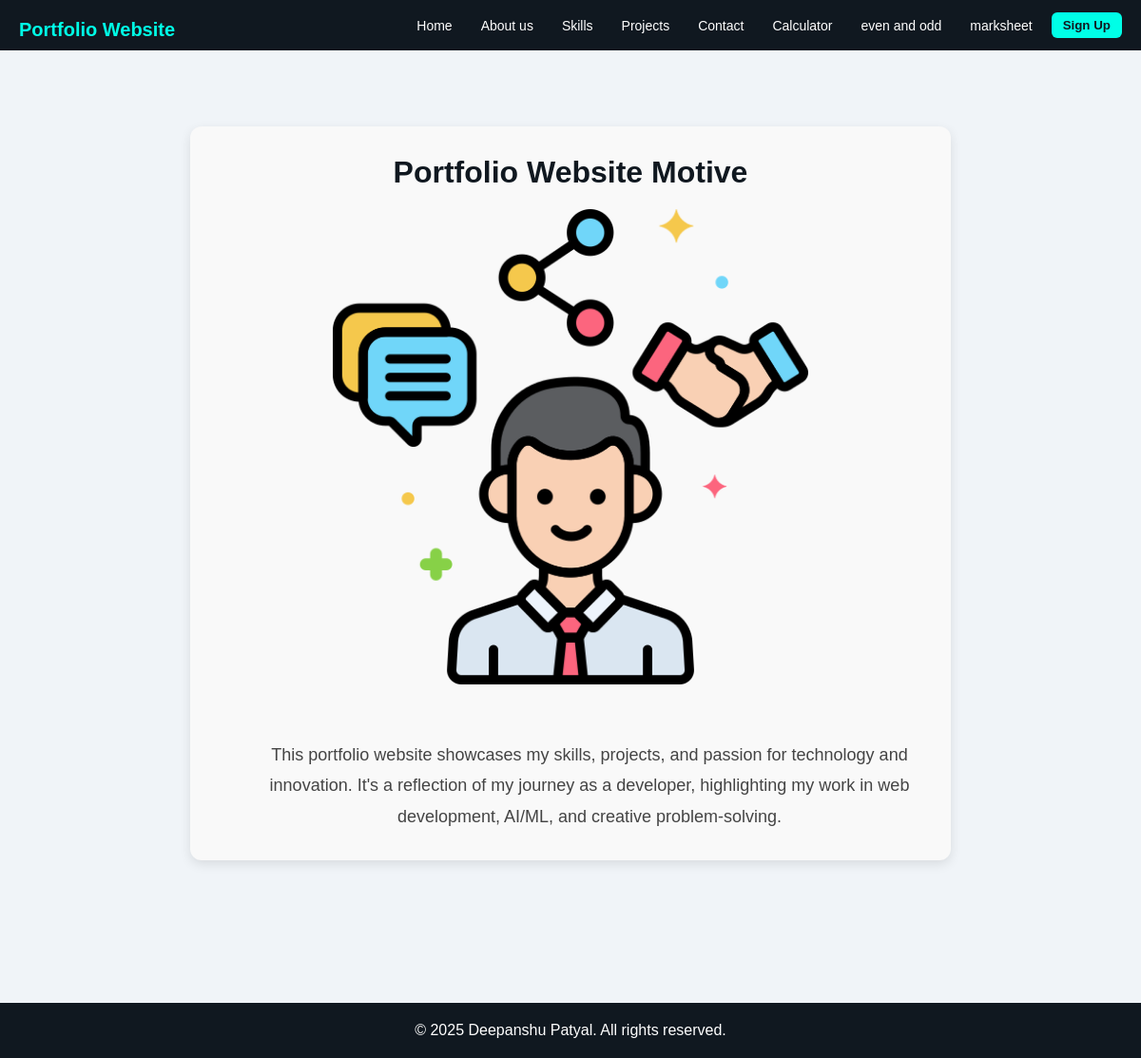
/portfoliodetails/motive, run on the app's committed database.
### portfolio/models.py (models this page shows)
class portfolio(models.Model):
    portfolio_title = models.CharField(max_length=100)
    portfolio_desc = HTMLField()
    portfolio_imag=models.FileField(upload_to="portfolio/",max_length=250,null=True,default=None)
    portfolio_slug = models.SlugField(unique=True, null=True, default=None)

### BharatBuilds/views.py (the view)
# urls.py: path('portfoliodetails/<slug>',views.portfoliodetails),
def portfoliodetails(request,slug):
    portfolio_details=portfolio.objects.get(portfolio_slug=slug)
    data={
        'portfoliodetails':portfolio_details
    }
    return render(request,'portfoliodetails.html',data)

### templates/portfoliodetails.html (shortened to what this page needs)
{% extends "base.html" %}
{% block content %}
{% load static %}
<div class="portfolio-details">
  <h1>{{ portfoliodetails.portfolio_title }}</h1>
  <div class="img">
    {% if portfoliodetails.portfolio_imag != Null %}
    <img src="/media/{{ portfoliodetails.portfolio_imag}}"style="width:500px; height:500px; border-radius:20px;"/>
    {% endif %}
  </div><br><br><br>
  <p>{{ portfoliodetails.portfolio_desc | safe }}</p>
</div>
{% endblock %}

### static/index.css (style rules this page uses)
* { box-sizing: border-box; }
body, html { overflow-x: hidden; max-width: 100vw; }

### static/style1.css (style rules this page uses)
* { margin: 0; padding: 0; box-sizing: border-box; }
div { margin-top: 10px; }

### static/style3.css (style rules this page uses)
html, body { height: 100%; margin: 0; padding: 0; display: flex; flex-direction: column; }

### static/responsive.css (style rules this page uses)
* { margin: 0; padding: 0; box-sizing: border-box; }
body, html { width: 100%; overflow-x: hidden; font-family: 'Poppins', sans-serif; }

### templates/portfoliodetails.html (style rules this page uses)
.portfolio-details { max-width: 800px; margin: 80px auto; padding: 30px; background-color: #f9f9f9; border-radius: 12px; box-shadow: 0 4px 12px rgba(0,0,0,0.1); text-align: center; }
.portfolio-details h1 { font-size: 32px; color: #101820; margin-bottom: 20px; }
.portfolio-details p { font-size: 18px; color: #444; line-height: 1.8; }

### data on the page
portfolio: portfolio_title "Portfolio Website Motive", portfolio_imag (picture), portfolio_desc "This portfolio website showcases my skills, projects, and passion for technology and innovation. It's a reflection of my journey as a developer, highlighting my work in web development, AI/ML, and creative problem-solving."
